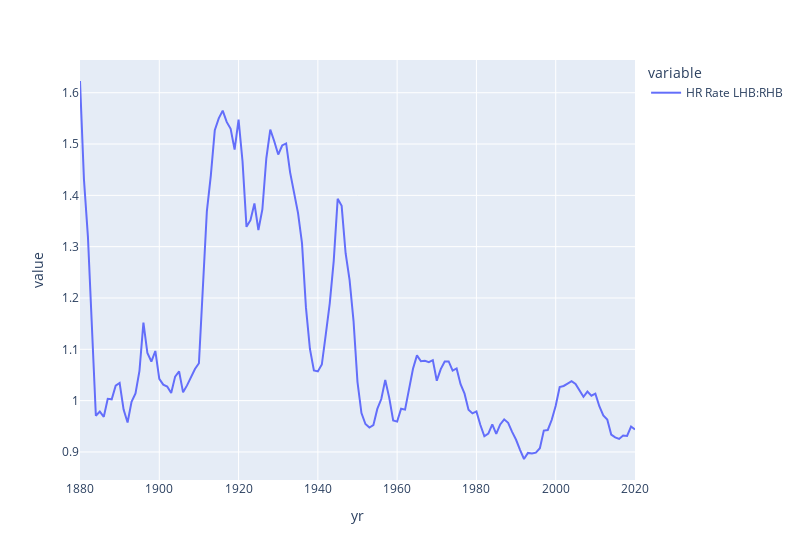

Notebook source saved alongside this figure:
### Code cell
fig = px.line(bat_rolling_ratios)
fig.update_layout(width=800)
fig.write_image(f'output/{stat_name}_rates_by_handedness_ratio.png')
fig.show()

### Figure 1 — Plotly figure (JSON) as saved in the notebook; plotly's stock layout.template omitted (floating-point values rounded to 4 significant figures; data arrays with more than 128 entries replaced by an {"elided": "..."} marker saying what was removed)
{"data": [{"hovertemplate": "variable=HR Rate LHB:RHB<br>yr=%{x}<br>value=%{y}<extra></extra>", "legendgroup": "HR Rate LHB:RHB", "line": {"color": "#636efa", "dash": "solid"}, "mode": "lines", "name": "HR Rate LHB:RHB", "orientation": "v", "showlegend": true, "type": "scatter", "x": {"elided": "141 int values"}, "xaxis": "x", "y": {"elided": "141 float values"}, "yaxis": "y"}], "layout": {"legend": {"title": {"text": "variable"}, "tracegroupgap": 0}, "margin": {"t": 60}, "width": 800, "xaxis": {"anchor": "y", "domain": [0, 1], "title": {"text": "yr"}}, "yaxis": {"anchor": "x", "domain": [0, 1], "title": {"text": "value"}}}}
